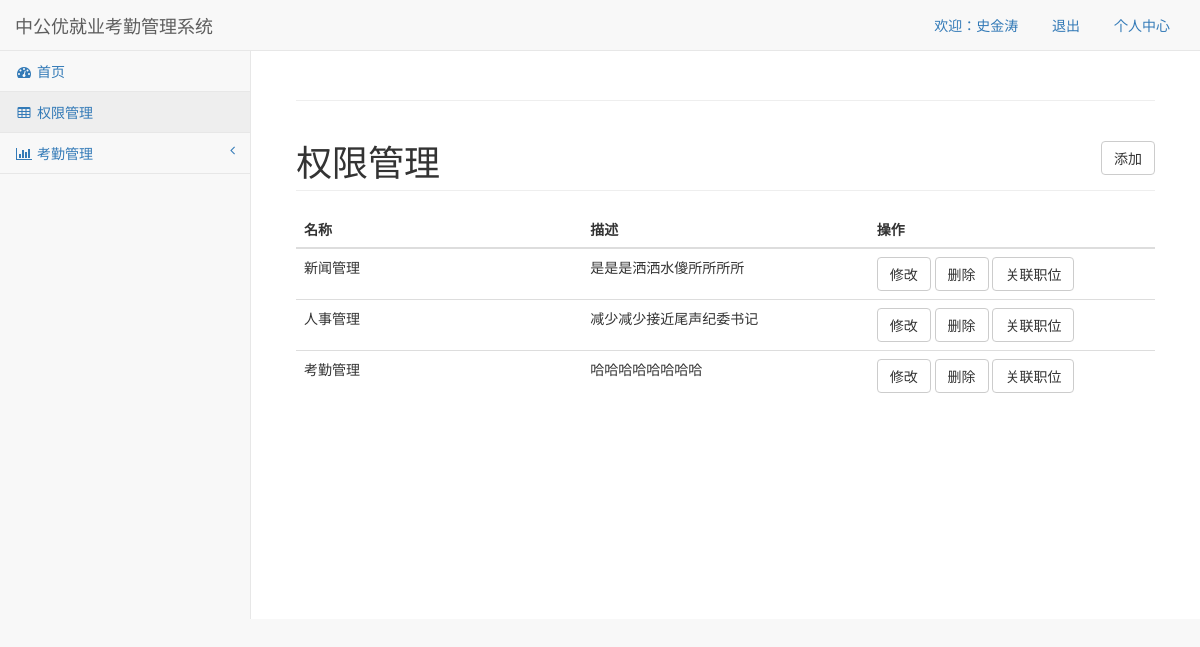
The page /permission/ (signed in) on the database its author committed.
### models.py (models this page shows, shortened)
class Base(db.Model):
    __abstract__ = True
    id = db.Column(db.Integer,primary_key=True,autoincrement=True)

class Person(Base):
    __tablename__ = "person"
    name = db.Column(db.String(32),nullable=False)
    password = db.Column(db.String(32),nullable=False)
    nickname = db.Column(db.String(32),nullable=True)
    gender = db.Column(db.String(32),nullable=True)
    age = db.Column(db.Integer,nullable=True)
    job_num = db.Column(db.String(32),nullable=True)
    phone = db.Column(db.String(32),nullable=True)
    email = db.Column(db.String(32),nullable=True)
    picture = db.Column(db.String(64),nullable=True)
    address = db.Column(db.String(64),nullable=True)
    score = db.Column(db.Float,nullable=True)
    position_id = db.Column(db.Integer,db.ForeignKey("position.id"))
    positions = db.relationship("Position",backref="person")

class Permission(Base):
    __tablename__ = "permission"
    name = db.Column(db.String(32)) # 权限名称
    desc = db.Column(db.Text) # 权限描述
    positions = db.relationship("Position",
                                backref="permission",
                                secondary=permission_position)

### views.py (the view)
@app.route("/permission/")
def permission():
    per_obj_list = Permission.query.all()
    return render_template("permission.html",per_obj_list=per_obj_list)

### views.py (called while the page is built)
@app.add_template_global
def aa():
    result = {
        'news': False,
        'renshi': False
    }
    person_id = request.cookies.get('person_id')
    person_obj = Person.query.get(person_id)
    pos_obj = person_obj.positions  # 职位对象
    permission_obj_list = pos_obj.permission  # 权限对象。
    for permission_obj in permission_obj_list:
        if permission_obj.name == '新闻管理':
            result['news'] = True
        if permission_obj.name == '人事管理':
            result['renshi'] = True
        if permission_obj.name == '考勤管理':
            result['kaoqin'] = True
    return result

### templates/permission.html (shortened to what this page needs)
{% extends "base.html" %}
{% block contain_title %}
    <h1 class="page-header">
        权限管理
        <a class="btn btn-default pull-right" href="/add_permission/">添加</a>
    </h1>
{% endblock %}
{% block contain %}
            <div class="row">
                <div class="col-lg-12">
                    <table class="table">
                        <thead>
                        <tr>
                            <th>名称</th>
                            <th>描述</th>
                            <th>操作</th>
                        </tr>
                        </thead>
                        <tbody>
{% for i in per_obj_list %}
    <tr>
        <td class="col-lg-4">{{ i.name }}</td>
        <td class="col-lg-4">{{ i.desc }}</td>
        <td class="col-lg-4">
            <a href="/edit_permission/?id={{ i.id }}" class="btn btn-default">修改</a>
            <a href="/delete_permission/?id={{ i.id }}" class="btn btn-default">删除</a>
            <a class="btn btn-default" href="/position_permission/?id={{ i.id }}">关联职位</a>
        </td>
    </tr>
{% endfor %}
                        </tbody>
                    </table>
                </div>
            </div>
{% endblock %}

### templates/base.html (shortened to what this page needs)
<!DOCTYPE html>
<html lang="en">
<head>
    <link href="../static/lib/sb-admin/vendor/bootstrap/css/bootstrap.min.css" rel="stylesheet">
    <link href="../static/lib/sb-admin/vendor/metisMenu/metisMenu.min.css" rel="stylesheet">
    <link href="../static/lib/sb-admin/dist/css/sb-admin-2.css" rel="stylesheet">
    <link href="../static/lib/sb-admin/vendor/font-awesome/css/font-awesome.min.css" rel="stylesheet" type="text/css">
    <link href="../static/css/index.css" rel="stylesheet" type="text/css">
</head>
<body>
<div id="wrapper">
    <nav class="navbar navbar-default navbar-static-top" role="navigation" style="margin-bottom: 0">
        <div class="navbar-header">
            <a class="navbar-brand" href="./base.html">中公优就业考勤管理系统</a>
        </div>
        <ul class="nav navbar-top-links navbar-right">
            <li>
                <a>欢迎：<span>{{ request.cookies.get("person_name") }}</span></a>
            </li>
            <li>
                <a href="/exit/">退出</a>
            </li>
            <li>
                <a href="./profile.html">个人中心</a>
            </li>
        </ul>
        <div class="navbar-default sidebar" role="navigation">
            <div class="sidebar-nav navbar-collapse">
                <ul class="nav" id="side-menu">
                    <li>
                        <a href="/index/"><i class="fa fa-dashboard fa-fw"></i> 首页</a>
                    </li>
                    <li>
                        <a href="/permission/"><i class="fa fa-table fa-fw"></i> 权限管理</a>
                    </li>
{% if aa().kaoqin == True %}
                    <li>
                        <a href="#"><i class="fa fa-bar-chart-o fa-fw"></i> 考勤管理<span class="fa arrow"></span></a>
                    </li>
                {% endif %}
                </ul>
            </div>
        </div>
    </nav>
    <div id="page-wrapper">
        <div class="container-fluid">
            <div class="row">
                <div class="col-lg-12">
                    <h1 class="page-header">{% block contain_title %}首页{% endblock %}</h1>
                </div>
            </div>
        {% block contain %}{% endblock %}
        </div>
    </div>
</div>
</body>
</html>

### rows shown on the page
Person: cookies.get "史金涛"
Permission: name "新闻管理", desc "是是是洒洒水傻所所所所"
Permission: name "人事管理", desc "减少减少接近尾声纪委书记"
Permission: name "考勤管理", desc "哈哈哈哈哈哈哈哈"
